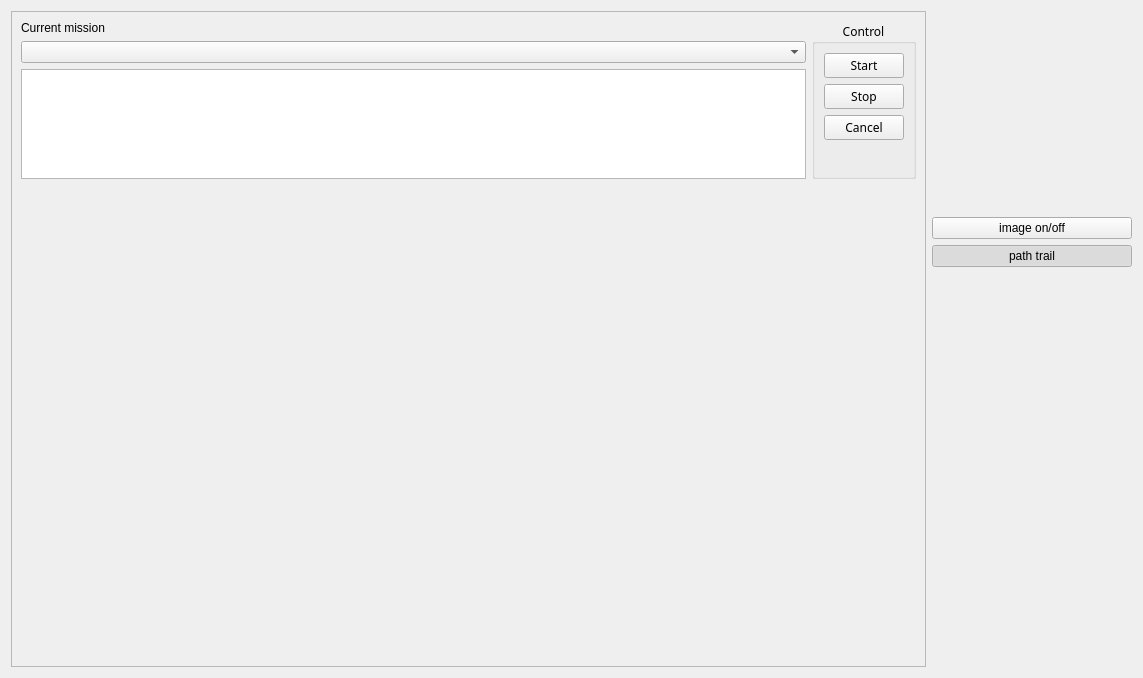
<?xml version="1.0" encoding="UTF-8"?>
<ui version="4.0">
 <class>local_guiDlg</class>
 <widget class="QWidget" name="local_guiDlg">
  <property name="geometry">
   <rect>
    <x>0</x>
    <y>0</y>
    <width>1143</width>
    <height>678</height>
   </rect>
  </property>
  <property name="windowTitle">
   <string>Giraff Mission Controller</string>
  </property>
  <layout class="QVBoxLayout" name="verticalLayout_2">
   <item>
    <layout class="QHBoxLayout" name="horizontalLayout_2">
     <item>
      <widget class="QFrame" name="frame">
       <property name="minimumSize">
        <size>
         <width>300</width>
         <height>0</height>
        </size>
       </property>
       <property name="frameShape">
        <enum>QFrame::StyledPanel</enum>
       </property>
       <property name="frameShadow">
        <enum>QFrame::Raised</enum>
       </property>
       <layout class="QVBoxLayout" name="verticalLayout_6" stretch="10,30">
        <item>
         <layout class="QHBoxLayout" name="horizontalLayout">
          <item>
           <layout class="QVBoxLayout" name="verticalLayout_5">
            <item>
             <widget class="QLabel" name="label">
              <property name="text">
               <string>Current mission</string>
              </property>
             </widget>
            </item>
            <item>
             <widget class="QComboBox" name="list_plan"/>
            </item>
            <item>
             <widget class="QPlainTextEdit" name="textedit_current_plan">
              <property name="enabled">
               <bool>true</bool>
              </property>
              <property name="sizePolicy">
               <sizepolicy hsizetype="Expanding" vsizetype="Maximum">
                <horstretch>0</horstretch>
                <verstretch>0</verstretch>
               </sizepolicy>
              </property>
             </widget>
            </item>
           </layout>
          </item>
          <item>
           <widget class="QGroupBox" name="groupBox">
            <property name="font">
             <font>
              <family>Ubuntu Mono</family>
              <weight>50</weight>
              <bold>false</bold>
             </font>
            </property>
            <property name="layoutDirection">
             <enum>Qt::LeftToRight</enum>
            </property>
            <property name="title">
             <string>Control</string>
            </property>
            <property name="alignment">
             <set>Qt::AlignCenter</set>
            </property>
            <layout class="QVBoxLayout" name="verticalLayout_4">
             <item>
              <layout class="QVBoxLayout" name="verticalLayout_3">
               <item>
                <widget class="QPushButton" name="pushButton_start_mission">
                 <property name="text">
                  <string>Start</string>
                 </property>
                </widget>
               </item>
               <item>
                <widget class="QPushButton" name="pushButton_stop_mission">
                 <property name="text">
                  <string>Stop</string>
                 </property>
                </widget>
               </item>
               <item>
                <widget class="QPushButton" name="pushButton_cancel_mission">
                 <property name="text">
                  <string>Cancel</string>
                 </property>
                </widget>
               </item>
               <item>
                <spacer name="verticalSpacer">
                 <property name="orientation">
                  <enum>Qt::Vertical</enum>
                 </property>
                 <property name="sizeHint" stdset="0">
                  <size>
                   <width>20</width>
                   <height>40</height>
                  </size>
                 </property>
                </spacer>
               </item>
              </layout>
             </item>
            </layout>
           </widget>
          </item>
         </layout>
        </item>
        <item>
         <widget class="QWidget" name="empty_widget" native="true">
          <property name="sizePolicy">
           <sizepolicy hsizetype="Preferred" vsizetype="Minimum">
            <horstretch>0</horstretch>
            <verstretch>0</verstretch>
           </sizepolicy>
          </property>
          <property name="minimumSize">
           <size>
            <width>0</width>
            <height>0</height>
           </size>
          </property>
         </widget>
        </item>
       </layout>
      </widget>
     </item>
     <item>
      <layout class="QVBoxLayout" name="verticalLayout">
       <item>
        <widget class="QLabel" name="label_rgb">
         <property name="minimumSize">
          <size>
           <width>200</width>
           <height>200</height>
          </size>
         </property>
         <property name="text">
          <string>&lt;IMAGE&gt;</string>
         </property>
        </widget>
       </item>
       <item>
        <widget class="QPushButton" name="image_onoff_button">
         <property name="text">
          <string>image on/off</string>
         </property>
         <property name="checkable">
          <bool>true</bool>
         </property>
         <property name="checked">
          <bool>false</bool>
         </property>
        </widget>
       </item>
       <item>
        <widget class="QPushButton" name="path_trail_button">
         <property name="text">
          <string>path trail</string>
         </property>
         <property name="checkable">
          <bool>true</bool>
         </property>
         <property name="checked">
          <bool>true</bool>
         </property>
        </widget>
       </item>
       <item>
        <spacer name="verticalSpacer_2">
         <property name="orientation">
          <enum>Qt::Vertical</enum>
         </property>
         <property name="sizeHint" stdset="0">
          <size>
           <width>20</width>
           <height>40</height>
          </size>
         </property>
        </spacer>
       </item>
      </layout>
     </item>
    </layout>
   </item>
  </layout>
 </widget>
 <resources/>
 <connections/>
</ui>
